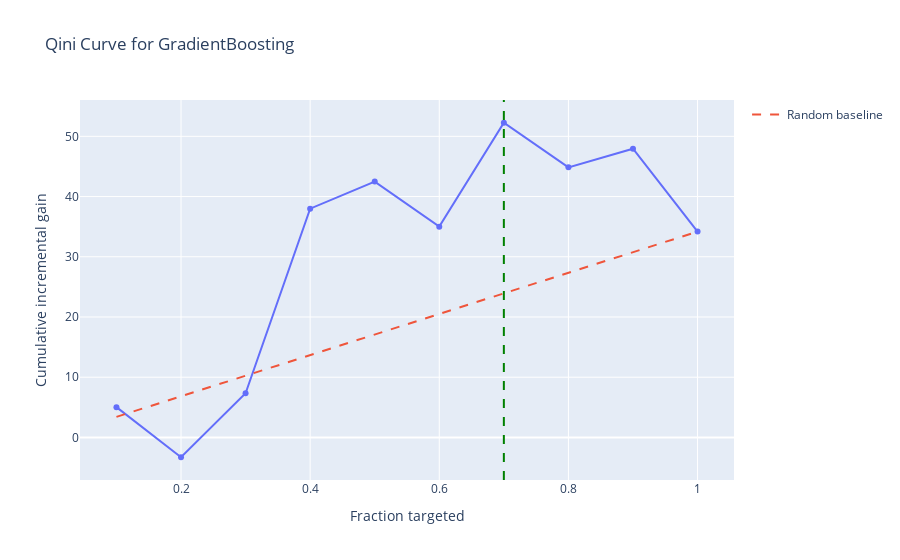
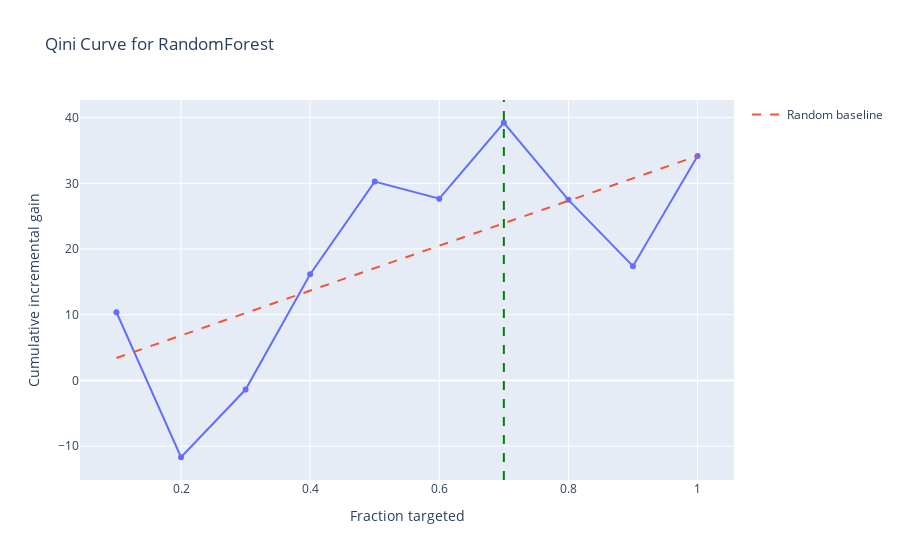

These figures' notebook cell, in order:
### Code cell
# plot the qini curve
import plotly.express as px

import numpy as np
import plotly.express as px
import plotly.graph_objects as go

def plot_qini_curve(qini_df, title="Qini Curve", x_col="pct", y_col="cum_incremental", add_baseline=True):
    # Ensure sorted by x
    qini_df = qini_df.sort_values(x_col).reset_index(drop=True)

    # Main curve
    fig = px.line(
        qini_df,
        x=x_col,
        y=y_col,
        markers=True,
        title=title,
        labels={x_col: "Fraction targeted" if x_col == "pct" else "Number targeted",
                y_col: "Cumulative incremental gain",
                "n": "Number of samples"},
        hover_data={"n": True}
    )

    # Random baseline: straight line from (0,0) to (x_last, y_last)
    if add_baseline:
        x = qini_df[x_col].values
        y_end = qini_df[y_col].iloc[-1]
        y_rand = (x / x.max()) * y_end if x.max() != 0 else np.zeros_like(x)
        fig.add_trace(go.Scatter(x=x, y=y_rand, mode="lines", name="Random baseline", line=dict(dash="dash")))

    # add vertical line along the x-axis for max uplift point
    fig.add_vline(x=qini_df[x_col].iloc[qini_df[y_col].idxmax()], line=dict(dash="dash", color="green"))

    fig.update_layout(showlegend=True)
    return fig


for name, model in trained_models.items():
    uplift_col = f"uplift_{name}"
    qini_values = get_qini_curve_values(test_df, uplift_col)
    fig = plot_qini_curve(qini_values, title=f"Qini Curve for {name}")
    fig.show()

### Figure 1 — Plotly figure (JSON) as saved in the notebook; plotly's stock layout.template omitted (floating-point values rounded to 4 significant figures)
{"data": [{"customdata": [[250], [500], [750], [1000], [1250], [1500], [1750], [2000], [2250], [2500]], "hovertemplate": "Fraction targeted=%{x}<br>Cumulative incremental gain=%{y}<br>Number of samples=%{customdata[0]}<extra></extra>", "legendgroup": "", "line": {"color": "#636efa", "dash": "solid"}, "marker": {"symbol": "circle"}, "mode": "lines+markers", "name": "", "orientation": "v", "showlegend": false, "type": "scatter", "x": [0.1, 0.2, 0.3, 0.4, 0.5, 0.6, 0.7, 0.8, 0.9, 1.0], "xaxis": "x", "y": [5.034, -3.286, 7.333, 37.99, 42.49, 35.0, 52.26, 44.85, 47.94, 34.18], "yaxis": "y"}, {"line": {"dash": "dash"}, "mode": "lines", "name": "Random baseline", "type": "scatter", "x": [0.1, 0.2, 0.3, 0.4, 0.5, 0.6, 0.7, 0.8, 0.9, 1.0], "y": [3.418, 6.836, 10.25, 13.67, 17.09, 20.51, 23.93, 27.34, 30.76, 34.18]}], "layout": {"legend": {"tracegroupgap": 0}, "shapes": [{"line": {"color": "green", "dash": "dash"}, "type": "line", "x0": 0.7, "x1": 0.7, "xref": "x", "y0": 0, "y1": 1, "yref": "y domain"}], "showlegend": true, "title": {"text": "Qini Curve for GradientBoosting"}, "xaxis": {"anchor": "y", "domain": [0, 1], "title": {"text": "Fraction targeted"}}, "yaxis": {"anchor": "x", "domain": [0, 1], "title": {"text": "Cumulative incremental gain"}}}}

### Figure 2 — Plotly figure (JSON) as saved in the notebook; plotly's stock layout.template omitted (floating-point values rounded to 4 significant figures)
{"data": [{"customdata": [[250], [500], [750], [1000], [1250], [1500], [1750], [2000], [2250], [2500]], "hovertemplate": "Fraction targeted=%{x}<br>Cumulative incremental gain=%{y}<br>Number of samples=%{customdata[0]}<extra></extra>", "legendgroup": "", "line": {"color": "#636efa", "dash": "solid"}, "marker": {"symbol": "circle"}, "mode": "lines+markers", "name": "", "orientation": "v", "showlegend": false, "type": "scatter", "x": [0.1, 0.2, 0.3, 0.4, 0.5, 0.6, 0.7, 0.8, 0.9, 1.0], "xaxis": "x", "y": [10.38, -11.69, -1.387, 16.16, 30.27, 27.67, 39.22, 27.49, 17.39, 34.18], "yaxis": "y"}, {"line": {"dash": "dash"}, "mode": "lines", "name": "Random baseline", "type": "scatter", "x": [0.1, 0.2, 0.3, 0.4, 0.5, 0.6, 0.7, 0.8, 0.9, 1.0], "y": [3.418, 6.836, 10.25, 13.67, 17.09, 20.51, 23.93, 27.34, 30.76, 34.18]}], "layout": {"legend": {"tracegroupgap": 0}, "shapes": [{"line": {"color": "green", "dash": "dash"}, "type": "line", "x0": 0.7, "x1": 0.7, "xref": "x", "y0": 0, "y1": 1, "yref": "y domain"}], "showlegend": true, "title": {"text": "Qini Curve for RandomForest"}, "xaxis": {"anchor": "y", "domain": [0, 1], "title": {"text": "Fraction targeted"}}, "yaxis": {"anchor": "x", "domain": [0, 1], "title": {"text": "Cumulative incremental gain"}}}}
